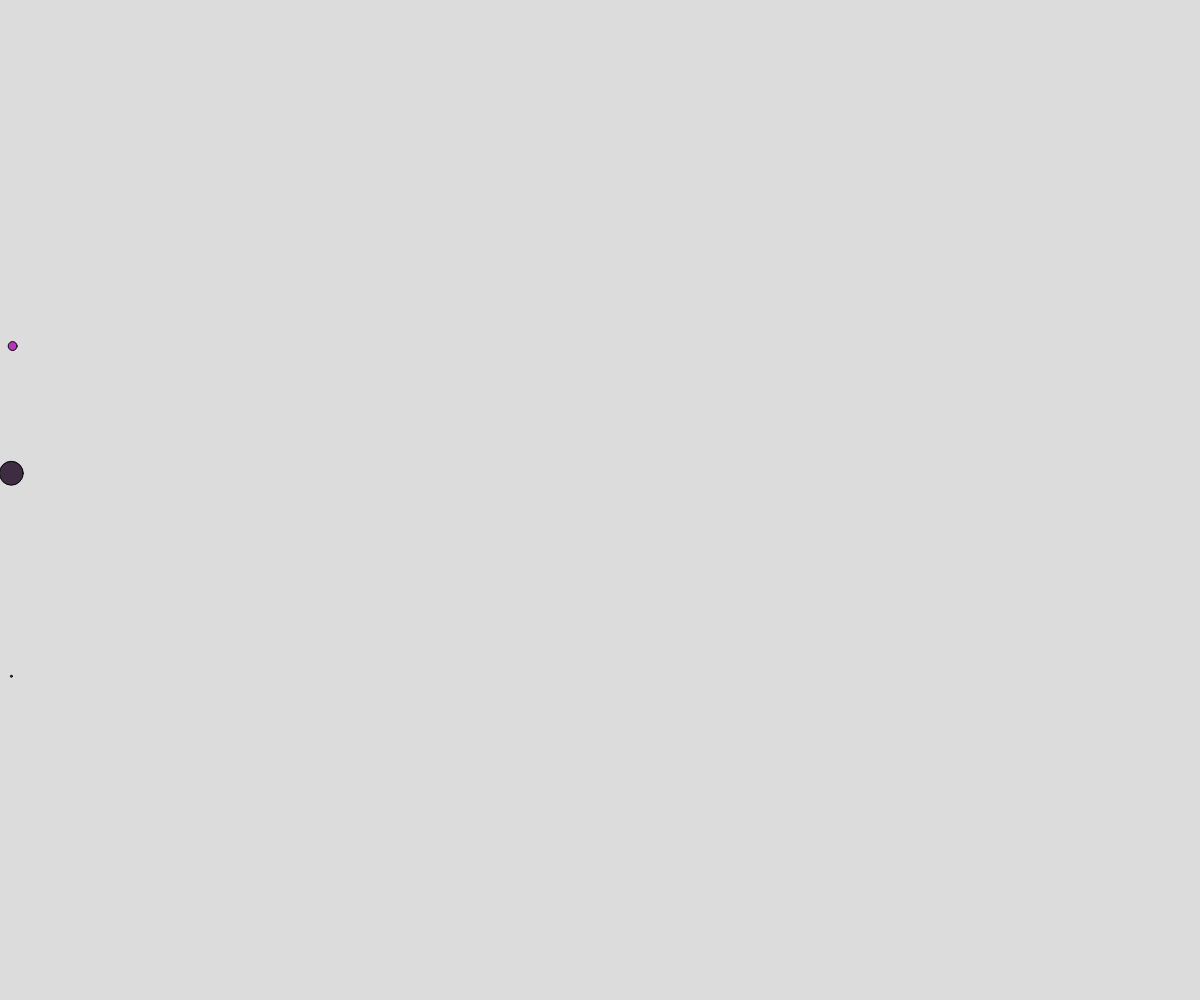
Frame 1 (no input)
Frame 60 (no input): blank canvas, image omitted
Frame 120 (the mouse pressed at the canvas centre since frame 60): blank canvas, image omitted

The p5.js sketch that drew this single still picture (run headless with seeded random() and noise() and a simulated clock; from frame 60 on, the mouse is pressed at the canvas centre):

// p5.js sketch
// ── sketch.js
// Round Racers
// Udaey Sandha
// October 2, 2023
//

let roundRacer=[],NUM_RACERS=3;

function setup() {
  createCanvas(windowWidth, windowHeight);
  for (let i = 0 ; i < NUM_RACERS; i++){
    let randColor = color(random(0,255), random(0,255), random(0,255));
    roundRacer.push(new RoundRacer(random(0,height),randColor));
  }
}

function draw() {
  background(220);
  for(let current of roundRacer){
    current.move();
    current.display();
  }
}

class RoundRacer{
  constructor(y,c){
    this.x=0;
    this.y=y;
    this.xSpeed=random(3,15);
    this.c=c;
    this.size=random(0,30);
  }
  move(){
    this.x += this.xSpeed;
    if (this.x>= width) this.x=0;
  }
  display(){
    fill(color(this.c));
    circle(this.x,this.y,this.size);
  }
}
